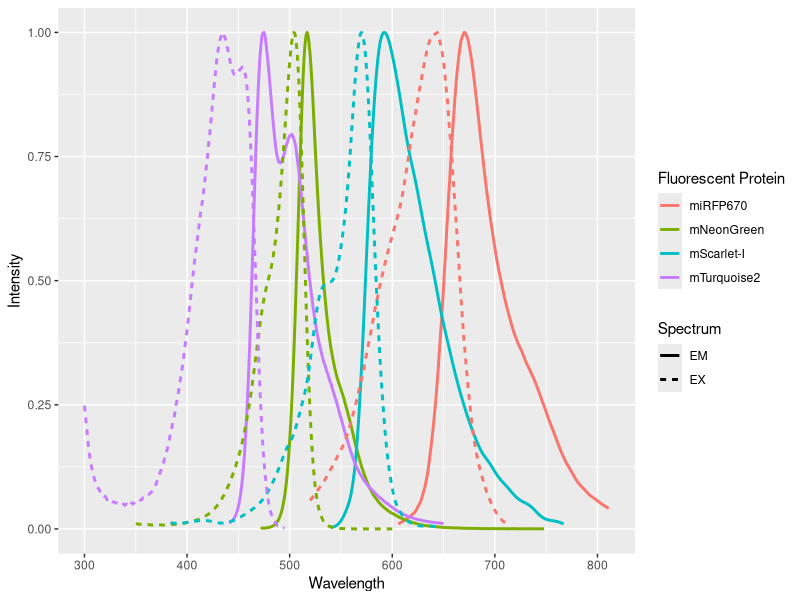
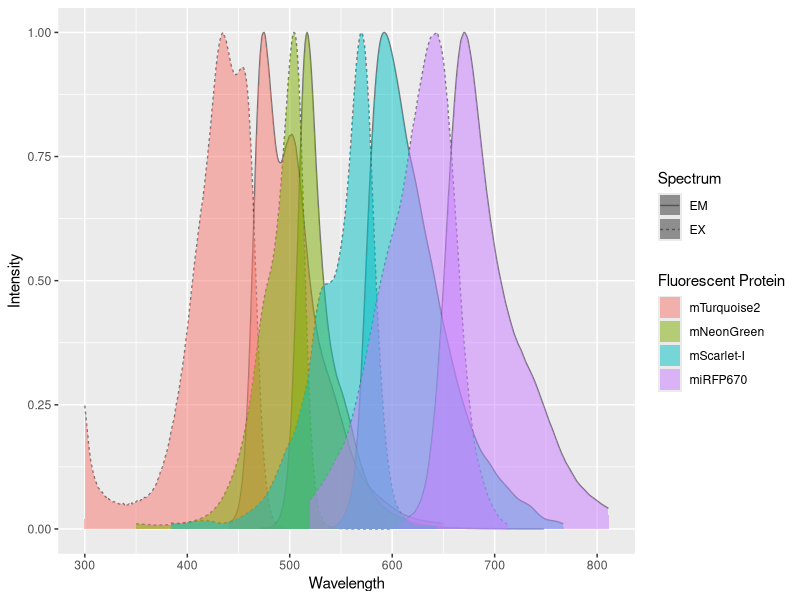
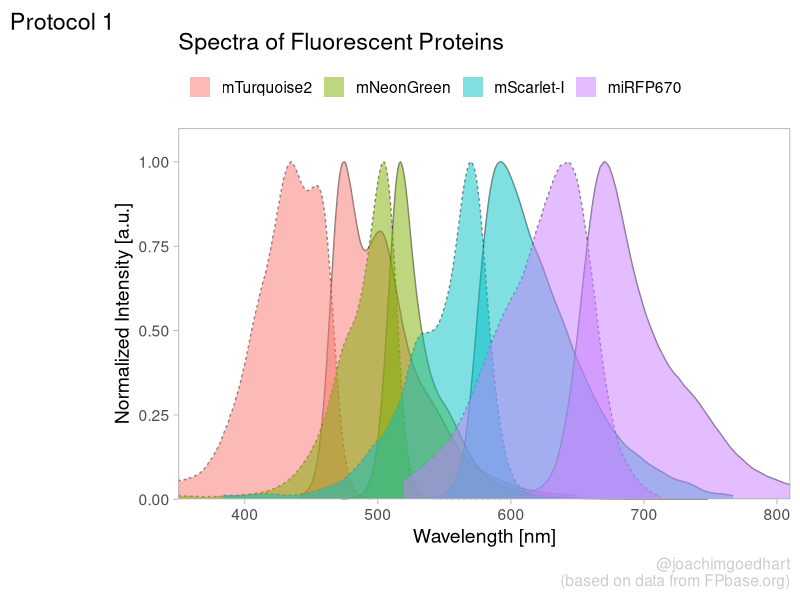
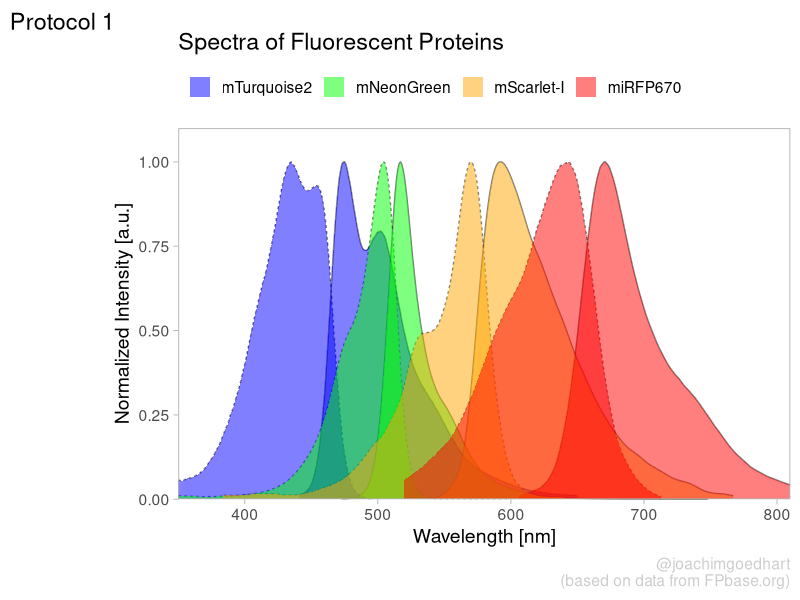
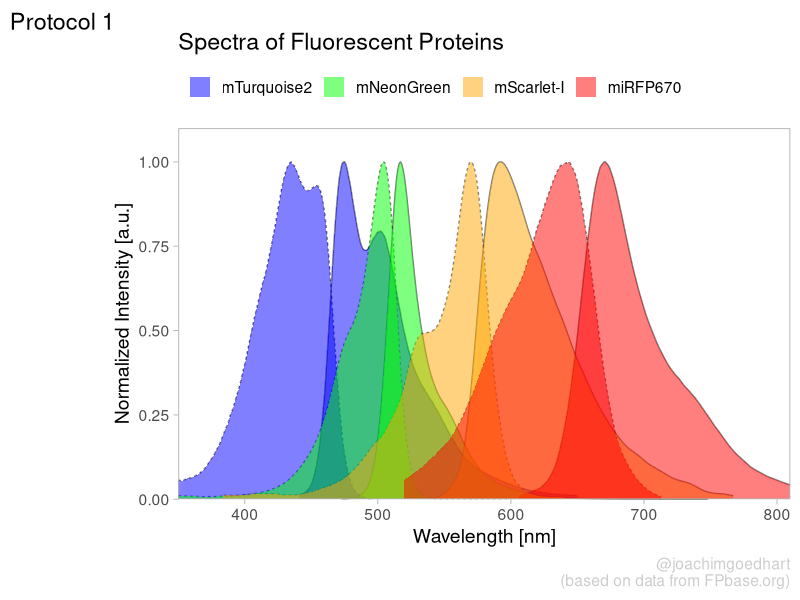

R code for these plots, in order:
## ---- chunk 1
library(tidyverse)
## ---- chunk 2
df_raw <- read_csv("FPbase_Spectra_4FPs.csv", show_col_types = FALSE)
## ---- chunk 3
glimpse(df_raw)
## ---- chunk 4
df_1 <-
  pivot_longer(
    df_raw,
    cols = -Wavelength,
    names_to = "Sample",
    values_to = "Intensity"
  )
## ---- chunk 5
df_1 <- df_1 %>% drop_na(Intensity)
## ---- chunk 6
df_1 <- df_1 %>%
  separate(Sample, c("Fluorescent Protein", "Spectrum"), sep = " ")
## ---- chunk 7
ggplot(
  data = df_1,
  aes(x = Wavelength, y = Intensity, color = `Fluorescent Protein`)
) +
  geom_line(aes(linetype = Spectrum), size = 1)
## ---- chunk 8
df_1 <- df_1 %>%
  mutate(`Fluorescent Protein` = forcats::fct_relevel(
    `Fluorescent Protein`,
    c("mTurquoise2", "mNeonGreen", "mScarlet-I", "miRFP670")
  ))
## ---- chunk 9
df_1 %>% write.csv("protocol_1.csv", row.names=FALSE)
## ---- chunk 10
p <-
  ggplot(
    data = df_1,
    aes(
      x = Wavelength, y = Intensity,
      fill = `Fluorescent Protein`
    )
  ) +
  geom_line(aes(linetype = Spectrum),
    size = 0.5, alpha = 0.5
  ) +
  geom_area(
    aes(linetype = Spectrum),
    color = NA,
    position = "identity",
    size = 1,
    alpha = 0.5
  )
## ---- chunk 11
p
## ---- chunk 12
p <-
  p + scale_y_continuous(expand = c(0, 0), limits = c(0, 1.1)) + 
  scale_x_continuous(expand = c(0,0), limits = c(350, 810))
## ---- chunk 13
p <-
  p + labs(
    title = "Spectra of Fluorescent Proteins",
    x = "Wavelength [nm]",
    y = "Normalized Intensity [a.u.]",
    caption = "@joachimgoedhart\n(based on data from FPbase.org)",
    tag = "Protocol 1"
  )
## ---- chunk 14
p <-
  #Set text size
  p + theme_light(base_size = 14) + theme(
    plot.caption = element_text(
      color = "grey80",
      hjust = 1
    ),
    #Remove grid
    panel.grid.major = element_blank(),
    panel.grid.minor = element_blank(),
    #Set position of legend
    legend.position = "top",
    legend.justification = "left"
    #Define the legend layout
  ) + guides(
    linetype = "none",
    fill = guide_legend(title = NULL, label.position = "right")
  )
## ---- chunk 15
p
## ---- chunk 16
custom_colors <- c("blue", "green", "orange", "red")
## ---- chunk 17
p <- p + scale_fill_manual(values = custom_colors)
## ---- chunk 18
p
## ---- chunk 19
png(file=paste0("Protocol_1.png"), width = 4000, height = 3000, units = "px", res = 400)
  p
dev.off()
